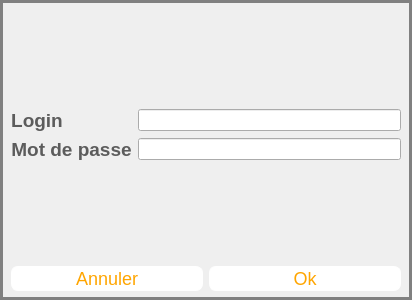
<?xml version="1.0" encoding="UTF-8"?>
<ui version="4.0">
 <class>Login</class>
 <widget class="QDialog" name="Login">
  <property name="geometry">
   <rect>
    <x>0</x>
    <y>0</y>
    <width>408</width>
    <height>300</height>
   </rect>
  </property>
  <property name="windowTitle">
   <string>Login</string>
  </property>
  <property name="windowIcon">
   <iconset resource="img.qrc">
    <normaloff>:/img/logo.jpg</normaloff>:/img/logo.jpg</iconset>
  </property>
  <property name="styleSheet">
   <string notr="true">

#Login {
border: 3px solid gray;
border-image: url(:/img/Fond.jpg);
}

QPushButton {
color: orange;
background-color: white;
border-width: 1px;
border-color: white;
border-style: solid;
border-radius: 7;
padding: 3px;
font-size: 18px;
padding-left: 5px;
padding-right: 5px;
min-width: 180px;
max-width: 50px;
min-height: 17px;
max-height: 13px;
}
</string>
  </property>
  <layout class="QGridLayout" name="gridLayout">
   <item row="1" column="0" colspan="2">
    <layout class="QFormLayout" name="formLayout">
     <item row="0" column="0">
      <widget class="QLabel" name="label">
       <property name="layoutDirection">
        <enum>Qt::RightToLeft</enum>
       </property>
       <property name="text">
        <string>&lt;html&gt;&lt;head/&gt;&lt;body&gt;&lt;p&gt;&lt;span style=&quot; font-size:14pt; font-weight:600; color:#5c5c5c&quot;&gt;Login&lt;/span&gt;&lt;/p&gt;&lt;/body&gt;&lt;/html&gt;</string>
       </property>
       <property name="alignment">
        <set>Qt::AlignCenter</set>
       </property>
      </widget>
     </item>
     <item row="1" column="0">
      <widget class="QLabel" name="label_2">
       <property name="text">
        <string>&lt;html&gt;&lt;head/&gt;&lt;body&gt;&lt;p&gt;&lt;span style=&quot; font-size:14pt; font-weight:600; color:#5c5c5c;&quot;&gt;Mot de passe&lt;/span&gt;&lt;/p&gt;&lt;/body&gt;&lt;/html&gt;</string>
       </property>
       <property name="alignment">
        <set>Qt::AlignCenter</set>
       </property>
      </widget>
     </item>
     <item row="0" column="1">
      <widget class="QLineEdit" name="loginLine"/>
     </item>
     <item row="1" column="1">
      <widget class="QLineEdit" name="passwordLine"/>
     </item>
    </layout>
   </item>
   <item row="4" column="0">
    <widget class="QPushButton" name="anBouton">
     <property name="text">
      <string>Annuler</string>
     </property>
     <property name="autoDefault">
      <bool>false</bool>
     </property>
    </widget>
   </item>
   <item row="0" column="0">
    <spacer name="verticalSpacer">
     <property name="orientation">
      <enum>Qt::Vertical</enum>
     </property>
     <property name="sizeHint" stdset="0">
      <size>
       <width>20</width>
       <height>40</height>
      </size>
     </property>
    </spacer>
   </item>
   <item row="4" column="1">
    <widget class="QPushButton" name="okBouton">
     <property name="text">
      <string>Ok</string>
     </property>
     <property name="default">
      <bool>true</bool>
     </property>
    </widget>
   </item>
   <item row="2" column="0">
    <spacer name="verticalSpacer_2">
     <property name="orientation">
      <enum>Qt::Vertical</enum>
     </property>
     <property name="sizeHint" stdset="0">
      <size>
       <width>20</width>
       <height>40</height>
      </size>
     </property>
    </spacer>
   </item>
  </layout>
 </widget>
 <resources>
  <include location="img.qrc"/>
 </resources>
 <connections/>
</ui>
